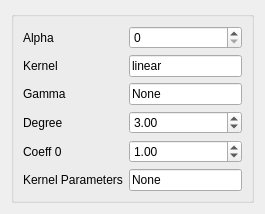
<?xml version="1.0" encoding="UTF-8"?>
<ui version="4.0">
 <class>Form</class>
 <widget class="QWidget" name="Form">
  <property name="geometry">
   <rect>
    <x>0</x>
    <y>0</y>
    <width>265</width>
    <height>188</height>
   </rect>
  </property>
  <property name="sizePolicy">
   <sizepolicy hsizetype="Ignored" vsizetype="Ignored">
    <horstretch>0</horstretch>
    <verstretch>0</verstretch>
   </sizepolicy>
  </property>
  <property name="windowTitle">
   <string>Form</string>
  </property>
  <property name="whatsThis">
   <string>http://scikit-learn.org/stable/modules/generated/sklearn.kernel_ridge.KernelRidge.html</string>
  </property>
  <layout class="QVBoxLayout" name="verticalLayout">
   <item>
    <widget class="QGroupBox" name="formGroupBox">
     <layout class="QFormLayout" name="formLayout">
      <property name="fieldGrowthPolicy">
       <enum>QFormLayout::AllNonFixedFieldsGrow</enum>
      </property>
      <item row="0" column="0">
       <widget class="QLabel" name="alphaLabel">
        <property name="text">
         <string>Alpha</string>
        </property>
       </widget>
      </item>
      <item row="0" column="1">
       <widget class="QSpinBox" name="alphaSpinBox">
        <property name="toolTip">
         <string>Small positive values of alpha improve the conditioning of the problem
and reduce the variance of the estimates. Alpha corresponds to (2*C)^-1
in other linear models such as LogisticRegression or LinearSVC. If an
array is passed, penalties are assumed to be specific to the targets.
Hence they must correspond in number.</string>
        </property>
        <property name="whatsThis">
         <string>http://scikit-learn.org/stable/modules/generated/sklearn.kernel_ridge.KernelRidge.html</string>
        </property>
       </widget>
      </item>
      <item row="1" column="0">
       <widget class="QLabel" name="kernelLabel">
        <property name="text">
         <string>Kernel</string>
        </property>
       </widget>
      </item>
      <item row="1" column="1">
       <widget class="QLineEdit" name="kernelLineEdit">
        <property name="toolTip">
         <string>Kernel mapping used internally. A callable should accept two arguments
and the keyword arguments passed to this object as kernel_params, and
should return a floating point number.</string>
        </property>
        <property name="whatsThis">
         <string>http://scikit-learn.org/stable/modules/generated/sklearn.kernel_ridge.KernelRidge.html</string>
        </property>
        <property name="text">
         <string>linear</string>
        </property>
       </widget>
      </item>
      <item row="2" column="0">
       <widget class="QLabel" name="gammaLabel">
        <property name="text">
         <string>Gamma</string>
        </property>
       </widget>
      </item>
      <item row="2" column="1">
       <widget class="QLineEdit" name="gammaLineEdit">
        <property name="toolTip">
         <string>Gamma parameter for the RBF, laplacian, polynomial, exponential chi2
and sigmoid kernels. Interpretation of the default value is left to
the kernel; see the documentation for sklearn.metrics.pairwise.
Ignored by other kernels.</string>
        </property>
        <property name="whatsThis">
         <string>http://scikit-learn.org/stable/modules/generated/sklearn.kernel_ridge.KernelRidge.html</string>
        </property>
        <property name="text">
         <string>None</string>
        </property>
       </widget>
      </item>
      <item row="3" column="0">
       <widget class="QLabel" name="degreeLabel">
        <property name="text">
         <string>Degree</string>
        </property>
       </widget>
      </item>
      <item row="3" column="1">
       <widget class="QDoubleSpinBox" name="degreeDoubleSpinBox">
        <property name="toolTip">
         <string>Degree of the polynomial kernel. Ignored by other kernels.</string>
        </property>
        <property name="whatsThis">
         <string>http://scikit-learn.org/stable/modules/generated/sklearn.kernel_ridge.KernelRidge.html</string>
        </property>
        <property name="maximum">
         <double>9999999.000000000000000</double>
        </property>
        <property name="value">
         <double>3.000000000000000</double>
        </property>
       </widget>
      </item>
      <item row="4" column="0">
       <widget class="QLabel" name="coeff0Label">
        <property name="text">
         <string>Coeff 0</string>
        </property>
       </widget>
      </item>
      <item row="4" column="1">
       <widget class="QDoubleSpinBox" name="coeff0DoubleSpinBox">
        <property name="toolTip">
         <string>Zero coefficient for polynomial and sigmoid kernels. Ignored by other
kernels.</string>
        </property>
        <property name="whatsThis">
         <string>http://scikit-learn.org/stable/modules/generated/sklearn.kernel_ridge.KernelRidge.html</string>
        </property>
        <property name="maximum">
         <double>9999999.000000000000000</double>
        </property>
        <property name="value">
         <double>1.000000000000000</double>
        </property>
       </widget>
      </item>
      <item row="5" column="0">
       <widget class="QLabel" name="kernelParametersLabel">
        <property name="text">
         <string>Kernel Parameters</string>
        </property>
       </widget>
      </item>
      <item row="5" column="1">
       <widget class="QLineEdit" name="kernelParametersLineEdit">
        <property name="toolTip">
         <string>Additional parameters (keyword arguments) for kernel function passed
as callable object.</string>
        </property>
        <property name="whatsThis">
         <string>http://scikit-learn.org/stable/modules/generated/sklearn.kernel_ridge.KernelRidge.html</string>
        </property>
        <property name="text">
         <string>None</string>
        </property>
       </widget>
      </item>
     </layout>
    </widget>
   </item>
  </layout>
 </widget>
 <resources/>
 <connections/>
</ui>
